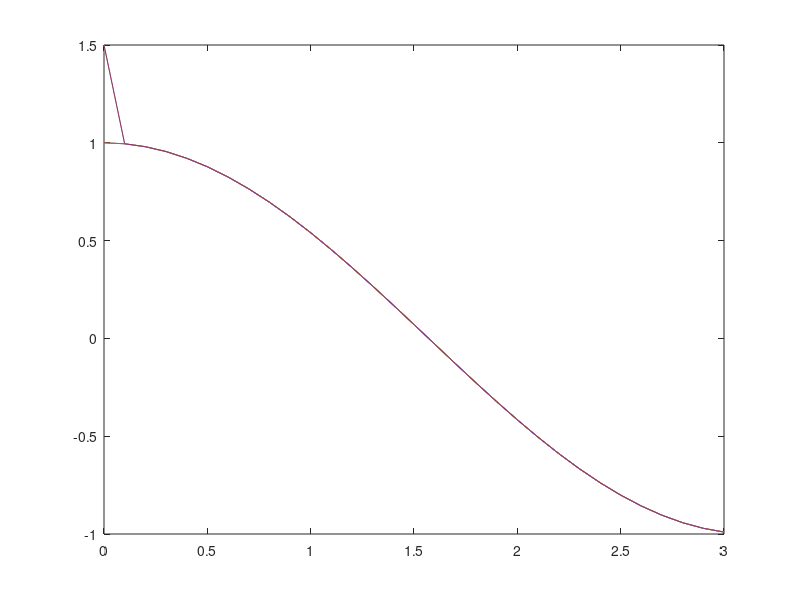

Source code (MATLAB):
function backward_euler
    solve(-1e6, 3, 0.2, 1);
    figure;
    t = (0:30)/10;
    Ans = exact(-1e6, 1, t);
    plot(t, Ans);
    hold on;
    plot(t, solve(-1e6, 3, 0.1, 1));
    
    solve(-1e6, 3, 0.05, 1);
    solve(-1e6, 3, 0.2, 1.5);
    t = (0:30)/10;
    Ans = exact(-1e6, 1.5, t);
    plot(t, Ans);
    hold on;
    plot(t, solve(-1e6, 3, 0.1, 1.5));
    
    solve(-1e6, 3, 0.05, 1.5);
end

function P = exact(lmd, u0, t)
    P = exp(lmd * t) .* (u0 - 1) + cos(t);
end

function P = step(lmd, k, u, t)
    t1 = t + k;
    P = (u - k * (lmd * cos(t1) + sin(t1))) / (1 - k * lmd);
end

function P = solve(lmd, T, k, u0)
    N = floor(T / k);
    u = zeros(1, N);
    u(1) = u0;
    err = 0;
    for i = 1:N
        u(i+1) = step(lmd, k, u(i), (i-1)*k);
        exact_value = exact(lmd, u0, i*k);
        err = max(err, abs(u(i+1) - exact_value));
    end
    fprintf("k = %f, u0 = %f, err = %e\n", k, u0, err);
    P = u;
end
